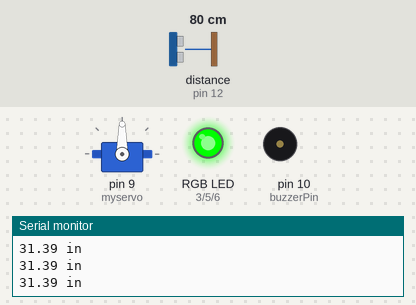
The sketch below on a simulated Arduino Uno, built with avr-gcc and run on an emulated ATmega328P. Parts: servo, an RGB LED mixed from three pins (HIGH = lit), buzzer (waves = sounding), the last lines printed to the serial monitor. Wiring (inferred from the names in the program): ultrasonic range finder: trigger pin 11; echo pin 12. Inputs (shaded band) come from the test bench; at power-on: distance to the obstacle (sensor on pin 12) 80 cm. The echo pulse lasts 58.3 µs per cm; pins used as bus, display or sensor lines are not drawn.

Above: at 1.2 s.
1.3 s: distance to the obstacle (sensor on pin 12) set to 41 cm
2.8 s: distance to the obstacle (sensor on pin 12) set to 34 cm
At 3.6 s:
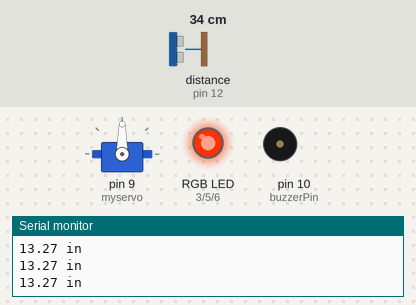
4.4 s: distance to the obstacle (sensor on pin 12) set to 27 cm
At 5.6 s:
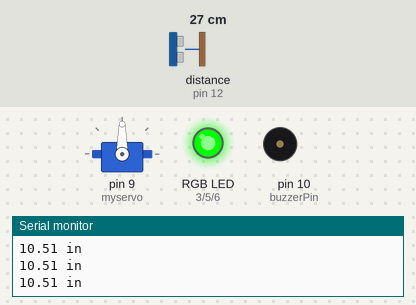
5.9 s: distance to the obstacle (sensor on pin 12) set to 12 cm
7.4 s: distance to the obstacle (sensor on pin 12) set to 9 cm
At 7.73 s:
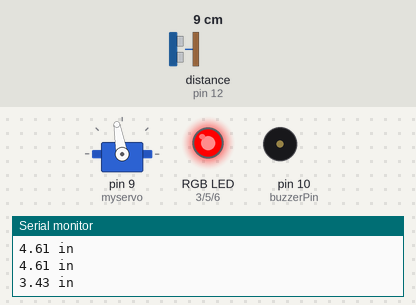
10.4 s: distance to the obstacle (sensor on pin 12) set to 18 cm
At 10.54 s:
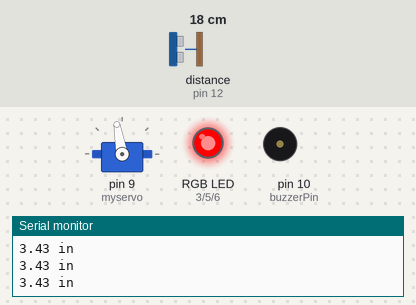
Timing chart, 0 to 13.1 s (numbered marks = the images above; inputs shaded):
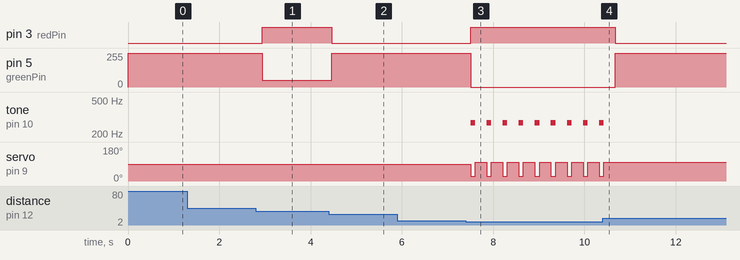

The sketch:

Task_3_Project_3.ino
```cpp
 //mainly changed the servo degree values and the distance values.
 //as well as altered the delay for the buzzer tones.

#include <Servo.h>                //include the servo library

const int trigPin = 11;           //connects to the echo pin on the distance sensor
const int echoPin = 12;           //connects to the trigger pin on the distance sensor

const int redPin = 3;             //pin to control the red LED inside the RGB LED
const int greenPin = 5;           //pin to control the green LED inside the RGB LED
const int bluePin = 6;            //pin to control the blue LED inside the RGB LED

const int buzzerPin = 10;         //pin that will drive the buzzer

float distance = 0;               //stores the distance measured by the distance sensor

Servo myservo;                    //create a servo object

void setup()
{
  Serial.begin (9600);        //set up a serial connection with the computer

  pinMode(trigPin, OUTPUT);   //the trigger pin will output pulses of electricity
  pinMode(echoPin, INPUT);    //the echo pin will measure the duration of pulses coming back from the distance sensor

  //set the RGB LED pins to output
  pinMode(redPin, OUTPUT);
  pinMode(greenPin, OUTPUT);
  pinMode(bluePin, OUTPUT);

  pinMode(buzzerPin, OUTPUT);   //set the buzzer pin to output

  myservo.attach(9);            //use pin 9 to control the servo

}

void loop() {
  distance = getDistance();   //variable to store the distance measured by the sensor

  Serial.print(distance);     //print the distance that was measured
  Serial.println(" in");      //print units after the distance

  if(distance <= 4){                         //if the object is close

    //make the RGB LED red
    analogWrite(redPin, 255);
    analogWrite(greenPin, 0);
    analogWrite(bluePin, 0);

    //this code wiggles the servo and beeps the buzzer
    tone(buzzerPin, 272);         //buzz the buzzer pin
    myservo.write(25);            //move the servo to 45 degrees
    delay(100);                   //wait 100 milliseconds

    noTone(buzzerPin);            //turn the buzzer off
    myservo.write(100);           //move the servo to 135 degrees
    delay(100);                   //wait 100 milliseconds


  } else if(12 < distance && distance < 15){  //if the object is a medium distance

    //make the RGB LED yellow
    analogWrite(redPin, 255);
    analogWrite(greenPin, 50);
    analogWrite(bluePin, 0);

  } else{                                     //if the object is far away

    //make the RGB LED green
    analogWrite(redPin, 0);
    analogWrite(greenPin, 255);
    analogWrite(bluePin, 0);
  }

  delay(150);      //delay 50ms between each reading
}

//------------------FUNCTIONS-------------------------------

//RETURNS THE DISTANCE MEASURED BY THE HC-SR04 DISTANCE SENSOR
float getDistance()
{
  float echoTime;                   //variable to store the time it takes for a ping to bounce off an object
  float calcualtedDistance;         //variable to store the distance calculated from the echo time

  //send out an ultrasonic pulse that's 10ms long
  digitalWrite(trigPin, HIGH);
  delayMicroseconds(10);
  digitalWrite(trigPin, LOW);

  echoTime = pulseIn(echoPin, HIGH);      //use the pulsein command to see how long it takes for the
                                          //pulse to bounce back to the sensor

  calcualtedDistance = echoTime / 148.0;  //calculate the distance of the object that reflected the pulse (half the bounce time multiplied by the speed of sound)

  return calcualtedDistance;              //send back the distance that was calculated
}
```

Measured:
- the behaviour switches between 39 and 38 cm on distance to the obstacle (sensor on pin 12) (found by bisection; images 0 and 1)
- the behaviour switches between 31 and 30 cm on distance to the obstacle (sensor on pin 12) (found by bisection; images 1 and 2)
- the behaviour switches between 11 and 10 cm on distance to the obstacle (sensor on pin 12) (found by bisection; images 2 and 3)
- after the input at 2.8 s, pin 3 (redPin): LOW → HIGH after 0.14 s; pin 5 (greenPin): 255/255 → 50/255 after 0.14 s
- after the input at 4.4 s, pin 3 (redPin): HIGH → LOW after 0.07 s; pin 5 (greenPin): 50/255 → 255/255 after 0.07 s
- after the input at 7.4 s, pin 3 (redPin): LOW → HIGH after 0.11 s; pin 5 (greenPin): 255/255 → 0/255 after 0.11 s; tone on pin 10 (buzzerPin): alternates 272 Hz for 0.10 s and silent for 0.25 s, starting after 0.11 s; servo on pin 9 (myservo): alternates 100° for 0.25 s and 25° for 0.10 s, starting after 0.11 s
- after the input at 10.4 s, pin 3 (redPin): HIGH → LOW after 0.27 s; pin 5 (greenPin): 0/255 → 255/255 after 0.27 s; tone on pin 10 (buzzerPin): goes on until 10.4 s, then stays silent; servo on pin 9 (myservo): goes on until 10.4 s, then stays 100°
